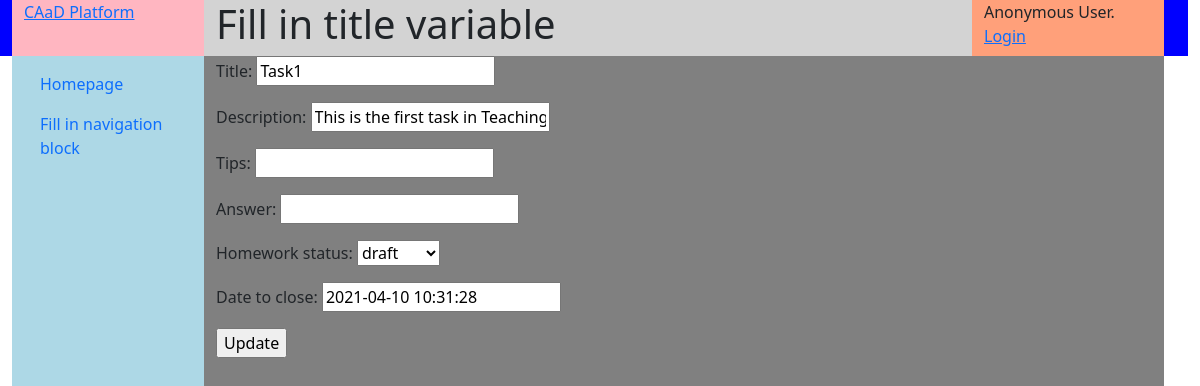
Before: /courses/task/1/update with the older database file.
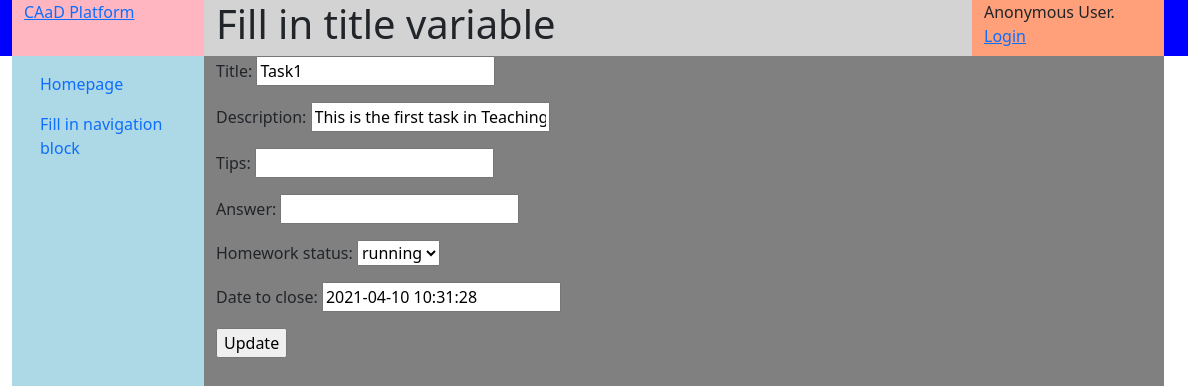
After: the same page with the newer database file.
### homeworks/models.py (models this page shows, shortened)
class Task(models.Model):
    TASK_STATUS = [(0, 'draft'), (1, 'running'), (2, 'closed')]
    title = models.CharField('title', max_length=64)
    description = models.CharField('description', max_length=1024)
    tips = models.CharField('tips', max_length=1024, blank=True)
    answer = models.CharField('answer', max_length=1024, blank=True)
    have_docker = models.BooleanField("have docker experiment", default=False)
    status = models.IntegerField(
        'homework status', choices=TASK_STATUS, default=0)
    create_date = models.DateTimeField('date created', default=timezone.now())
    close_date = models.DateTimeField(
        'date to close', default=timezone.now() + timedelta(days=30))
    course = models.ForeignKey(Course, on_delete=models.CASCADE, related_name="tasks", null=True)
    creator = models.ForeignKey(User, on_delete=models.CASCADE, related_name="tasks_created", null=True)

### homeworks/views.py (the view, shortened to what this page needs)
# urls.py: path('task/<int:pk>/update', homework_views.TaskUpdateView.as_view(), name='task_update'),
class TaskUpdateView(UpdateView):
    model = Task
    fields = ["title", "description", "tips", "answer", "status", "close_date"]
    success_url = "/"
    template_name = "homeworks/task_update.html"
    def get_context_data(self, **kwargs):
        context = super().get_context_data(**kwargs)
        context['task_id'] = self.object.pk
        return context

### templates/homeworks/task_update.html (shortened to what this page needs)
{% extends "generics/base.html" %}
{% block content %}
<form action="{% url 'courses:task_update' task_id %}" method="post">
{{ form.as_p }}
<input type="submit" value="Update">
</form>
{% endblock content %}

Changed rows visible on the page:
changed Task "Task1": status "draft" → "running"
